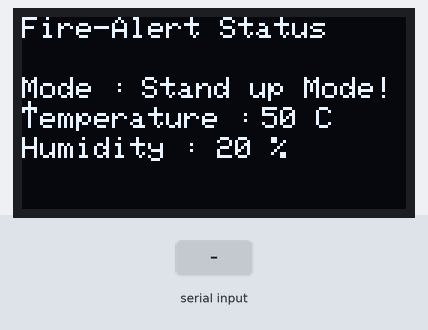
Simulated run of this sketch. Board: Arduino Uno, built with avr-gcc and run on an emulated ATmega328P. On the bench: 128×64 one-colour display. The inputs (shaded band) are chosen by the test bench.

Above: at 2.1 s.
2.2 s: "mode1" received over Serial
At 4.9 s:
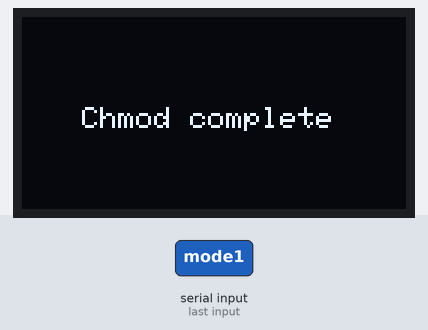
5.2 s: "mode2" received over Serial
At 9.6 s:
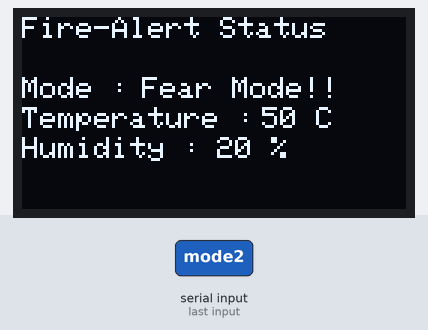
Timing chart, 0 to 11.1 s (numbered marks = the images above; inputs shaded):
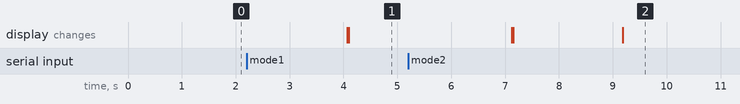

The sketch:

Oled_status_transition.ino
```cpp
//#include "DHT.h"
#include <SPI.h>
#include <Wire.h>
//#include <EEPROM.h>
//#include <WiFi.h>
//#include <esp_task_wdt.h>
#include <Adafruit_GFX.h>
#include <Adafruit_SSD1306.h>
//#include <ArtronShop_LineNotify.h>

#define SW1 16
#define SW2 17
// Line Token
#define Line_Token "Oz8Std7nyz5atmRCkKGtyRTGdenQXAo804gWSRRMSCL"
const char *ssid = "realme C55";
const char *pass = "tatty040347";
// Address Master and component
#define SCREEN_WIDTH 128
#define SCREEN_HEIGHT 64
#define OLED_addr 0x3C
#define MPC23017 0x27
// Address Slave
#define ATH10 0x38
#define BH1750_VCC 0x5C
#define BH1750_GND 0x23
#define DHT22 13

Adafruit_SSD1306 display(SCREEN_WIDTH, SCREEN_HEIGHT, &Wire);

int timeout = 1000,timeless=0,mode_compass = 1;

void SHOW_STATUS(int mode,int hum,int tem)
{
  display.clearDisplay();
  display.setTextSize(0.5);
  display.setTextColor(WHITE);
  display.setCursor(0, 0);
  display.println("Fire-Alert Status ");
  display.setCursor(0, 20);
  display.println(F("Mode : "));
  display.setCursor(40, 20);
  if(mode == 1)
  {
    display.println("Stand up Mode!!");
  }
  else if(mode == 2)
  {
     display.println("Fear Mode!!");
  }
  display.setCursor(0, 30);
  display.println(F("Temperature : "));
  display.setCursor(80, 30);
  display.println(String(tem) + " C");

  display.setCursor(0, 40);
  display.println(F("Humidity : "));
  display.setCursor(65, 40);
  display.println(String(hum) + " %");
  display.display();
}
void SHOW_TRANSITION(String chmod)
{

  display.clearDisplay();
  display.display();
  display.setTextSize(1);
  display.setTextColor(WHITE);
  display.setCursor(20, 30);
  display.println(F("Chmod complete"));
  display.display();


}
/*
void ATH10_Transaction()
{
}
void BH1750_VCC_Transaction()
{
}
void BH1750_GND_Transaction()
{
}
void LINE_SEND_MESSAGE(String value)
{
  LINE.send(value);
}
*/
int CHANGE_MODE(int compass)
{
  if(compass == 1)
  {
    return 2;
  }
  else if(compass == 2 )
  {
    return 1;
  }
  return 1;
}
/*
int SAVE_DATA(int addr,int value)
{
  //EEPORM.WriteUchar(addr,value);
  //EEPORM.commit();
}
bool DISITION_GUIDE()
{

}*/
int Get_time()
{
  return 1000;
}
void setup()
{
  Serial.begin(115200);
  //LINE.begin(Line_Token);
  //WiFi.begin(ssid,pass);
  //Wire.begin();
 // dht.begin();
  pinMode(SW1,INPUT_PULLUP);
  pinMode(SW2,INPUT_PULLUP);
  if(!display.begin(SSD1306_SWITCHCAPVCC, OLED_addr))
  {
    Serial.println(F("SSD1306 allocation failed"));
  }
  //SHOW_STATUS(compass,20,50);
}

void loop()
{
  if(millis() - timeless > Get_time())
  {
    timeless = millis();
    if(Serial.available() > 0)
    {
      String TEXT_INPUT = Serial.readString();
      TEXT_INPUT.trim();
      TEXT_INPUT.toLowerCase();
      //int TEXT_INT = TEXT_INPUT.toInt();
      if(TEXT_INPUT == "mode1")
      {
        mode_compass = CHANGE_MODE(2);
        SHOW_TRANSITION("chmod");
        delay(2000);
      }
      else if(TEXT_INPUT == "mode2")
      {
        mode_compass = CHANGE_MODE(1);
        SHOW_TRANSITION("chmod");
        delay(2000);
      }
    }

  }
  else
  {
    SHOW_STATUS(mode_compass,20,50);
  }
}
```

Measured:
- after the input at 2.2 s, the display: first changes after 1.9 s (image 1 shows a later state)
- after the input at 5.2 s, the display: first changes after 1.9 s (image 2 shows a later state)
